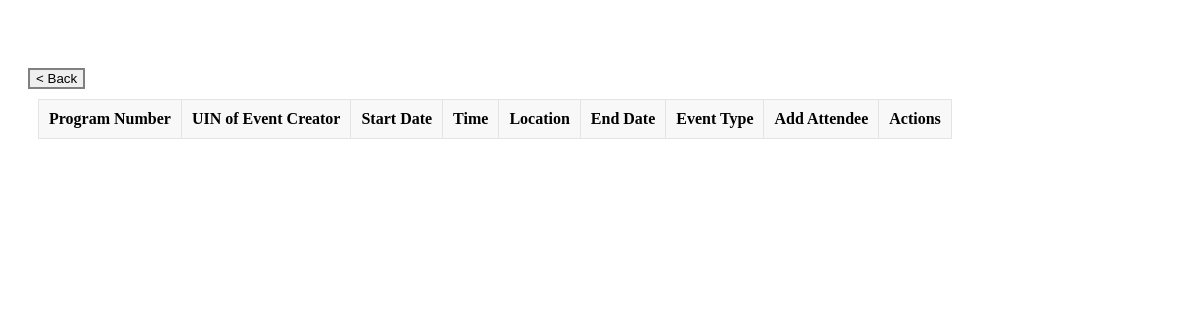
The page /admin/view_events (signed in) on the database as committed earlier.
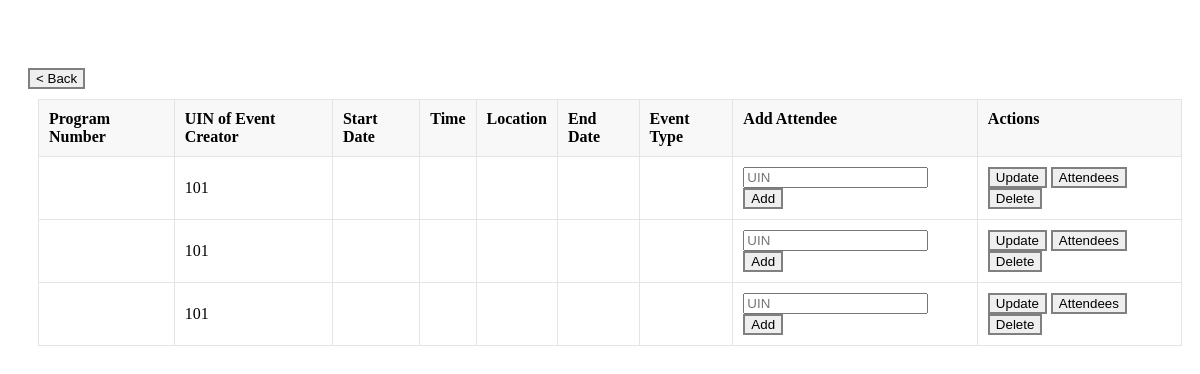
The same page on the database as committed later.
### tables this page shows
CREATE TABLE Event (
                Event_ID INTEGER PRIMARY KEY AUTOINCREMENT,
                Program_Num INTEGER,
                UIN INTEGER,
                Start_Date DATE,
                Time TIME,
                Location VARCHAR(50),
                End_Date DATE,
                Event_Type VARCHAR(50),
                FOREIGN KEY(UIN) REFERENCES Users(UIN),
                FOREIGN KEY(Program_Num) REFERENCES Programs(Program_Num)
                );

### routes/admin.py (the view)
@admin_bp.route('/view_events', methods=['GET'])
@login_required
def view_all_events():
    conn = get_db_connection()
    events = get_all_events(conn)
    conn.close()
    return render_template("admin/admin_view_events.html", events=events)

### app.py (called while the page is built)
@login_manager.user_loader
def load_user(UIN):
    return User(UIN)

### db.py (called while the page is built)
def get_db_connection():
    conn = sqlite3.connect('database.db')
    conn.row_factory = sqlite3.Row
    return conn

### util/Events.py (called while the page is built)
def get_all_events(conn):
    return conn.execute('SELECT * FROM Event').fetchall()

### templates/admin/admin_view_events.html (shortened to what this page needs)
<!DOCTYPE html>
<html lang="en">
<head>
  <link rel="stylesheet" href="../static/general.css">
</head>
<body>
  <a href="{{url_for('home')}}">
    <button>< Back</button>
  </a>
  <table>
    <tr>
        <th>Program Number</th>
        <th>UIN of Event Creator</th>
        <th>Start Date</th>
        <th>Time</th>
        <th>Location</th>
        <th>End Date</th>
        <th>Event Type</th>
        <th>Add Attendee</th>
        <th>Actions</th>
    </tr>
    {% for event in events %}
    <tr>
        <td>{{event.program_num}}</td>
        <td>{{event.UIN}}</td>
        <td>{{event.start_date}}</td>
        <td>{{event.time}}</td>
        <td>{{event.location}}</td>
        <td>{{event.end_date}}</td>
        <td>{{event.event_type}}</td>
        <td>
            <form method="POST" action="/admin/add_attendee/{{event.event_id}}">
                <input type="text" id="UIN" name="UIN" placeholder="UIN">
                <button type="submit">Add</button>
            </form>
        </td>
        <td>
            <a href="/admin/update_event/{{event.event_id}}"><button>Update</button></a>
            <a href="/admin/attendee_control/{{event.event_id}}"><button>Attendees</button></a>
            <button onclick="deleteEvent({{event.event_id}})">Delete</button>
        </td>
    </tr>
    {% endfor %}
  </table>
</body>
</html>

### static/general.css (style rules this page uses)
body { padding-top: 60px; padding-left: 20px; }
table { border-collapse: collapse; margin: 10px; }
table, th, td { border: 1px solid #e4e4e4; }
th, td { padding: 10px; text-align: left; }
th { background-color: #f8f8f8; vertical-align: text-top; }
button { cursor: pointer; border: 2px solid #808080; }

Rows that differ between the two databases and show on the page:
added Event: UIN "101"
added Event: UIN "101"
added Event: UIN "101"
